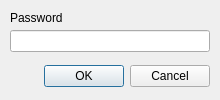
<?xml version="1.0" encoding="UTF-8"?>
<ui version="4.0">
 <class>OpenPasswordDialog</class>
 <widget class="QDialog" name="OpenPasswordDialog">
  <property name="geometry">
   <rect>
    <x>0</x>
    <y>0</y>
    <width>220</width>
    <height>100</height>
   </rect>
  </property>
  <property name="windowTitle">
   <string>Enter Password</string>
  </property>
  <widget class="QDialogButtonBox" name="buttonBox">
   <property name="geometry">
    <rect>
     <x>0</x>
     <y>60</y>
     <width>210</width>
     <height>32</height>
    </rect>
   </property>
   <property name="orientation">
    <enum>Qt::Horizontal</enum>
   </property>
   <property name="standardButtons">
    <set>QDialogButtonBox::Cancel|QDialogButtonBox::Ok</set>
   </property>
  </widget>
  <widget class="QLabel" name="label">
   <property name="geometry">
    <rect>
     <x>10</x>
     <y>10</y>
     <width>81</width>
     <height>16</height>
    </rect>
   </property>
   <property name="text">
    <string>Password</string>
   </property>
  </widget>
  <widget class="QLineEdit" name="password">
   <property name="geometry">
    <rect>
     <x>10</x>
     <y>30</y>
     <width>200</width>
     <height>22</height>
    </rect>
   </property>
   <property name="echoMode">
    <enum>QLineEdit::Password</enum>
   </property>
  </widget>
 </widget>
 <tabstops>
  <tabstop>password</tabstop>
 </tabstops>
 <resources/>
 <connections>
  <connection>
   <sender>buttonBox</sender>
   <signal>rejected()</signal>
   <receiver>OpenPasswordDialog</receiver>
   <slot>reject()</slot>
   <hints>
    <hint type="sourcelabel">
     <x>316</x>
     <y>260</y>
    </hint>
    <hint type="destinationlabel">
     <x>286</x>
     <y>274</y>
    </hint>
   </hints>
  </connection>
 </connections>
</ui>
